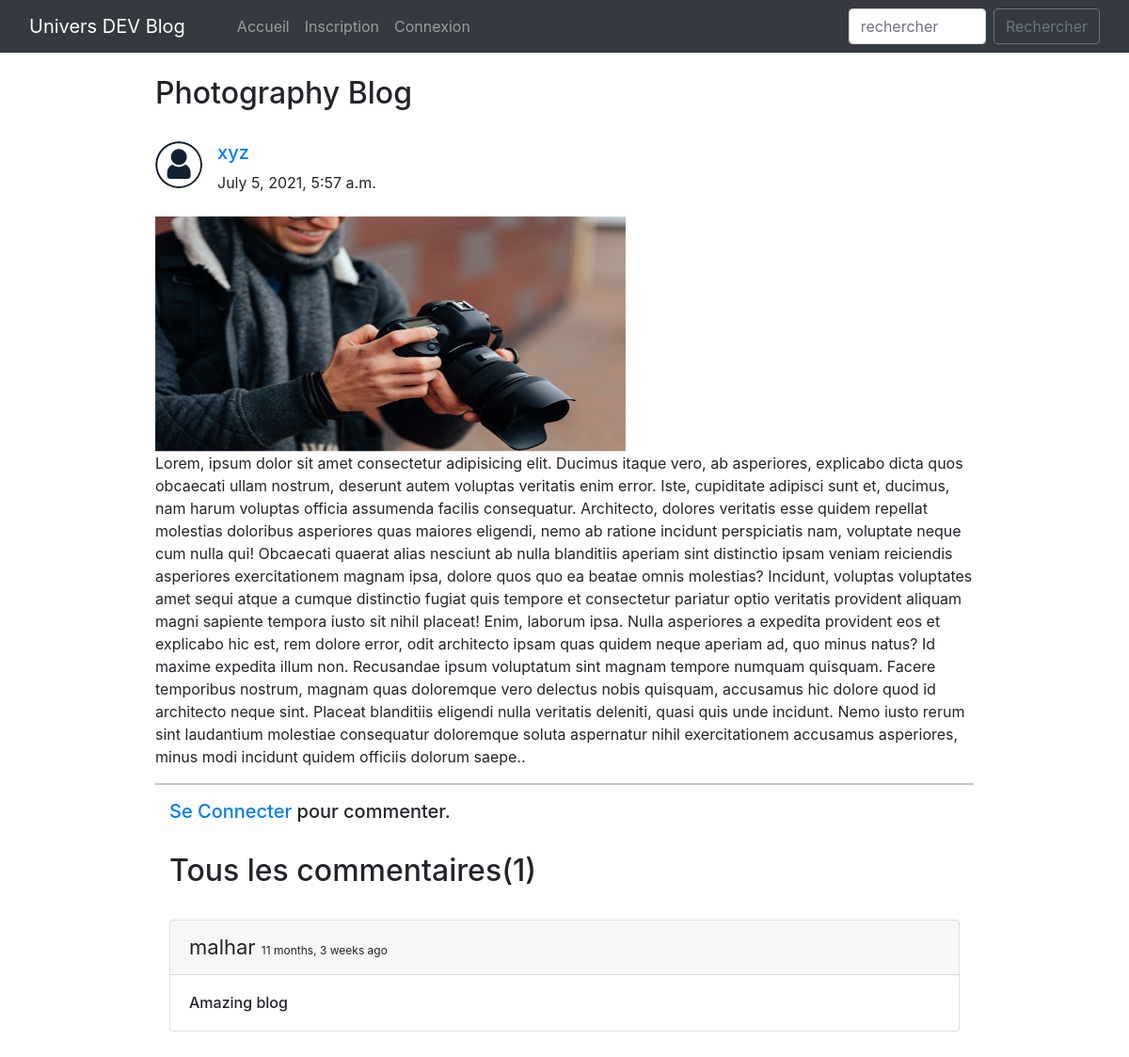
Screenshot of /blog/photography-blog/ with the database file from the repository.
### home/models.py (models this page shows, shortened)
class BlogPost(models.Model):
    title=models.CharField(max_length=255)
    author= models.ForeignKey(User, on_delete=models.CASCADE)
    slug=models.CharField(max_length=130)
    content=models.TextField()
    image = models.ImageField(upload_to="profile_pics", blank=True, null=True)
    dateTime=models.DateTimeField(auto_now_add=True)

class Profile(models.Model):
    user = models.OneToOneField(User, on_delete=models.CASCADE, blank=True, null=True)
    image = models.ImageField(upload_to="profile_pics", blank=True, null=True)
    bio = models.TextField(blank=True, null=True)
    phone_no = models.IntegerField(blank=True, null=True)
    facebook = models.CharField(max_length=300, blank=True, null=True)
    instagram = models.CharField(max_length=300, blank=True, null=True)
    linkedin = models.CharField(max_length=300, blank=True, null=True)

class Comment(models.Model):
    user = models.ForeignKey(User, on_delete=models.CASCADE)
    content = models.TextField()
    blog = models.ForeignKey(BlogPost, on_delete=models.CASCADE)
    parent_comment = models.ForeignKey('self', on_delete=models.CASCADE, null=True, blank=True)
    dateTime=models.DateTimeField(default=now)

### home/views.py (the view)
# urls.py: path("blog/<str:slug>/", views.blogs_comments, name="blogs_comments"),
def blogs_comments(request, slug):
    post = BlogPost.objects.filter(slug=slug).first()
    comments = Comment.objects.filter(blog=post)
    if request.method=="POST":
        user = request.user
        content = request.POST.get('content','')
        blog_id =request.POST.get('blog_id','')
        comment = Comment(user = user, content = content, blog=post)
        comment.save()
    return render(request, "blog_comments.html", {'post':post, 'comments':comments})

### home/templates/blog_comments.html (shortened to what this page needs)
{% extends 'base.html' %}
{% block body %}
{% load humanize %}
<div class="container w-75 my-4">
      <h2 class="blog-post-title">{{post.title}}</h2>
      <br>
      <div class="media">
            {% if post.author.profile.image %}
            <img class="mr-3 rounded-circle" src="{{post.author.profile.image.url}}" width="50px" height="50px"
                  alt="image">
            {% endif %}
            <div class="media-body">
                  <h5 class="mt-0"><a href="/user_profile/{{post.author.id}}/">{{post.author}}
                        </a></h5>
                  {{post.dateTime}}
            </div>
      </div>
      <br>
      <img src="/media/{{post.image}}" alt="" height="250px" width="500px">
      <br>
      <p>{{post.content}}.</p>
      <hr>
      {% if user.is_authenticated %}
      <div class="container">
            <h2>Commentaires</h2>
            <form action="/blog/{{post.slug}}/" method="POST"> {% csrf_token %}
                  <div class="form-floating">
                        <textarea class="form-control" placeholder="Leave a comment here" id="floatingTextarea2"
                              style="height: 100px" id="content" name="content"></textarea>
                        <label for="floatingTextarea2">Commentaires</label>
                        <br>
                        <button type="submit" class="btn btn-primary">Commenter</button>
                  </div>
            </form>
            {% else %}
            <div class="container">
                  <h5><a href="/login/">Se Connecter </a> pour commenter.</h5>
                  {% endif %}
                  <br>
                  <h2>Tous les commentaires({{comments.count}})</h2>
                  <br>
                  {% for comment in comments %}
                  <div class="card">
                        <div class="card-header">
                              <span style="font-size: 22px;">{{comment.user}} </span> <span
                                    style="font-size: 12px;">{{comment.dateTime | naturaltime}}</span>
                        </div>
                        <div class="card-body">
                              <h6 class="card-text">{{comment.content}}</h6>
                        </div>
                  </div>
                  <br>
                  {% endfor %}
            </div>
      </div>
      {% endblock %}

### rows the page displays
BlogPost: title "Photography Blog", author.profile.image (picture), author "xyz", dateTime "July 5, 2021, 5:57 a.m.", image (picture), content "Lorem, ipsum dolor sit amet consectetur adipisicing elit. Ducimus itaque vero, ab asperiores, explicabo dicta quos obcaecati ullam nostrum, deserunt autem voluptas veritatis enim error. Iste, cupiditate adipisci sunt et, ducimus, nam harum voluptas officia assumenda facilis consequatur. Architecto, dolores veritatis esse quidem repellat molestias doloribus asperiores quas maiores eligendi, nemo ab ratione incidunt perspiciatis nam, voluptate neque cum nulla qui! Obcaecati quaerat alias nesciunt ab nulla blanditiis aperiam sint distinctio ipsam veniam reiciendis asperiores exercitationem magnam ipsa, dolore quos quo ea beatae omnis molestias? Incidunt, voluptas voluptates amet sequi atque a…"
Comment: user "malhar", dateTime "11 months, 3 weeks ago", content "Amazing blog"

### other values shown
{{ comments.count }} "1"
